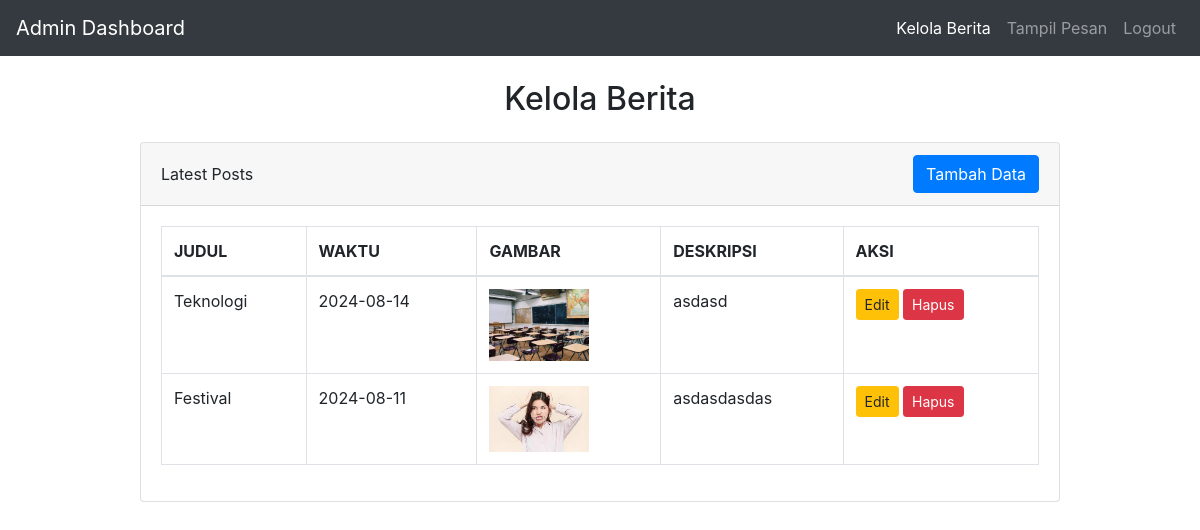
Screenshot of /php/admin.php with the database file from the repository.
### tables this page shows
CREATE TABLE `tb_berita` (
  `judul` varchar(50) NOT NULL,
  `waktu` date NOT NULL,
  `gambar` varchar(200) NOT NULL,
  `deskripsi` varchar(250) NOT NULL
);

### php/admin.php (the view, shortened to what this page needs)
<!DOCTYPE html>
<html lang="en">
<head>
    <link rel="stylesheet" href="https://maxcdn.bootstrapcdn.com/bootstrap/4.5.2/css/bootstrap.min.css">
</head>
<body>
    <nav class="navbar navbar-expand-lg navbar-dark bg-dark">
        <a class="navbar-brand" href="#">Admin Dashboard</a>
        <div class="collapse navbar-collapse" id="navbarNav">
            <ul class="navbar-nav ml-auto">
                <li class="nav-item active">
                    <a class="nav-link" href="admin.php">Kelola Berita <span class="sr-only">(current)</span></a>
                </li>
                <li class="nav-item">
                    <a class="nav-link" href="show-kontak.php">Tampil Pesan</a>
                </li>
                <li class="nav-item">
                    <a class="nav-link" href="../index.php">Logout</a>
                </li>
            </ul>
        </div>
    </nav>
    <div class="container mt-4">
        <div class="row justify-content-center">
            <div class="col-md-10">
                <h2 class="text-center">Kelola Berita</h2>
                <div class="card mt-4">
                    <div class="card-header d-flex justify-content-between align-items-center">
                        <span>Latest Posts</span>
                        <a href="tambah-berita.php"><button class="btn btn-primary">Tambah Data</button></a>
                    </div>
                    <div class="card-body">
                        <table class="table table-bordered">
                            <thead>
                                <tr>
                                    <th>JUDUL</th>
                                    <th>WAKTU</th>
                                    <th>GAMBAR</th>
                                    <th>DESKRIPSI</th>
                                    <th>AKSI</th>
                                </tr>
                            </thead>
                            <tbody>
                                <?php
                                $servername = "localhost";
                                $username = "root";
                                $password = "";
                                $dbname = "db_sekolah";
                                $connect = new mysqli($servername, $username, $password, $dbname);
                                $sql = "SELECT judul, waktu, gambar, deskripsi FROM tb_berita";
                                $result = $connect->query($sql);
                                if ($result->num_rows > 0) {
                                    while($row = $result->fetch_assoc()) {
                                        echo "<tr>";
                                        echo "<td>" . $row["judul"] . "</td>";
                                        echo "<td>" . $row["waktu"] . "</td>";
                                        echo "<td><img src='" . $row["gambar"] . "' alt='Gambar' style='width: 100px;'></td>";
                                        echo "<td>" . $row["deskripsi"] . "</td>";
                                        echo "<td>
                                                <a href='edit-berita.php?judul=" . $row["judul"] . "'><button class='btn btn-warning btn-sm'>Edit</button></a>
                                                <a href='hapus-berita.php?judul=" . $row["judul"] . "' onclick='return confirm(\"Apakah Anda yakin ingin menghapus berita ini?\")'><button class='btn btn-danger btn-sm'>Hapus</button></a>
                                              </td>";
                                        echo "</tr>";
                                    }
                                } else {
                                    echo "<tr><td colspan='5' class='text-center'>Tidak ada data berita</td></tr>";
                                }
                                ?>
                            </tbody>
                        </table>
                    </div>
                </div>
            </div>
        </div>
    </div>
</body>
</html>

### rows the page displays
tb_berita: judul "Teknologi", waktu "2024-08-14", gambar (picture), deskripsi "asdasd"
tb_berita: judul "Festival", waktu "2024-08-11", gambar (picture), deskripsi "asdasdasdas"
